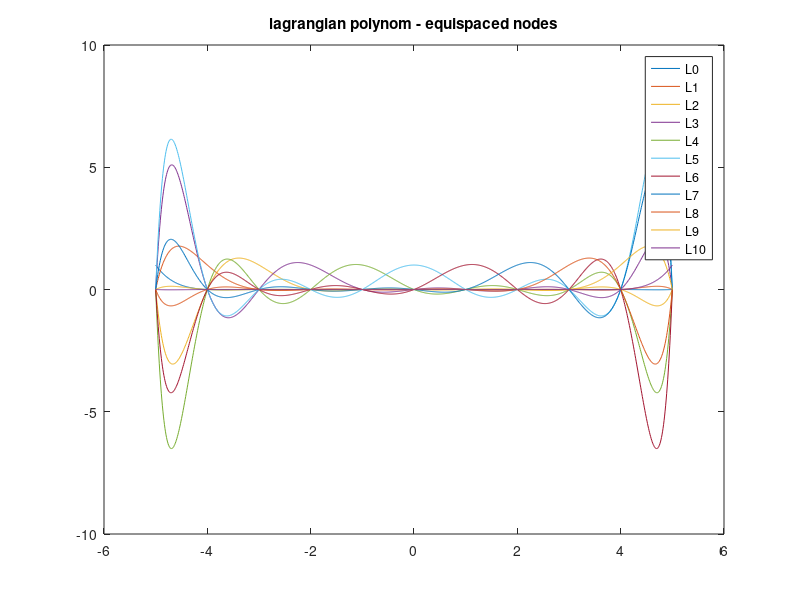
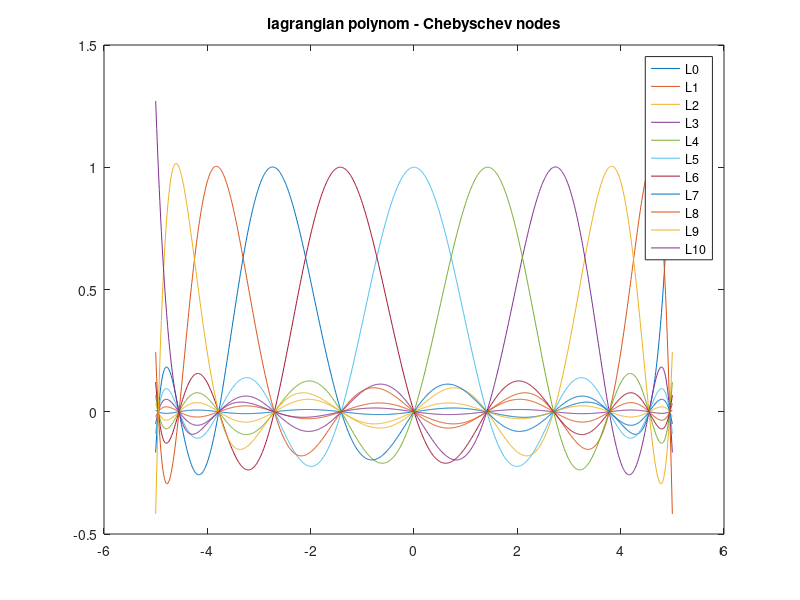

MATLAB code for these plots, in order:
fprintf('compute lagrangian polynom\n')

% number of nodes 
n = 10; n1 = n + 1;

% domain 
alfa = -5; beta = 5;

% valuation points
N = 1000;
t = linspace(alfa,beta,N)';

figure(10)
x = linspace(alfa,beta,n1)'; % equispaced nodes
for i=1:n1
    % i-th characteristic lagrangian polynom
    xm = x; xm(i)=[];
    L = @(t)( prod( t*ones(1,n)-ones(N,1)*xm',2)/prod(x(i)-xm) );
    plot(t, L(t))
    hold on
end
title('lagrangian polynom - equispaced nodes')
legend('L0','L1','L2', 'L3', 'L4', 'L5', 'L6', 'L7', 'L8', 'L9', 'L10')
hold off

figure(11)
xcap=cos( (2*(0:n)+1)./(2*n+2)*pi)';
x=(alfa+beta)/2+(beta-alfa)/2*xcap; % Chebyschev nodes
for i=1:n1
    % i-th characteristic lagrangian polynom
    xm = x; xm(i) = [];
    L = @(t)( prod(t*ones(1,n)-ones(N,1)*xm',2)/prod(x(i)-xm) );
    plot(t, L(t))
    hold on
end

title('lagrangian polynom - Chebyschev nodes')
legend('L0','L1','L2', 'L3', 'L4', 'L5', 'L6', 'L7', 'L8', 'L9', 'L10')
hold off







